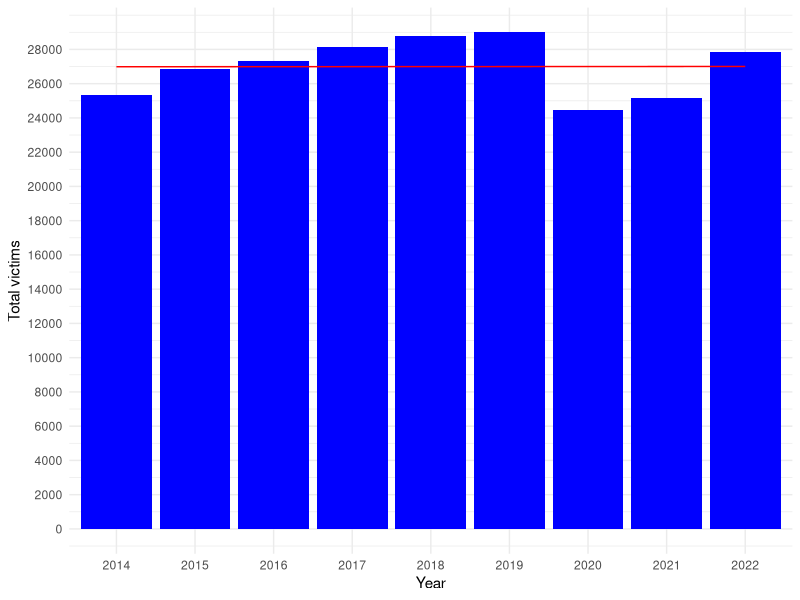
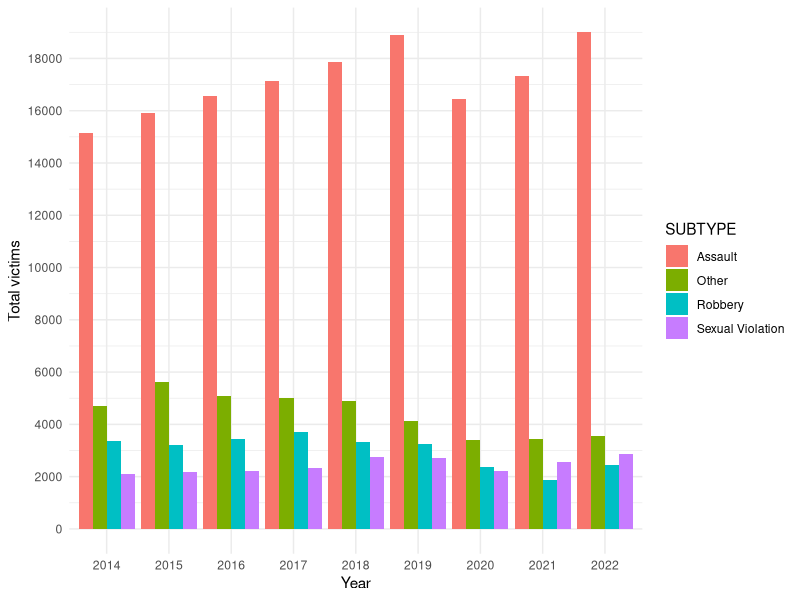
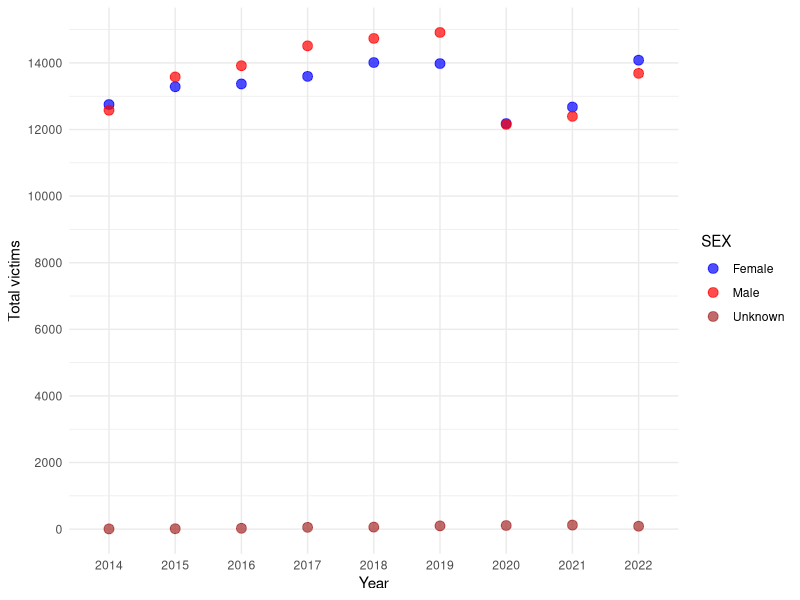
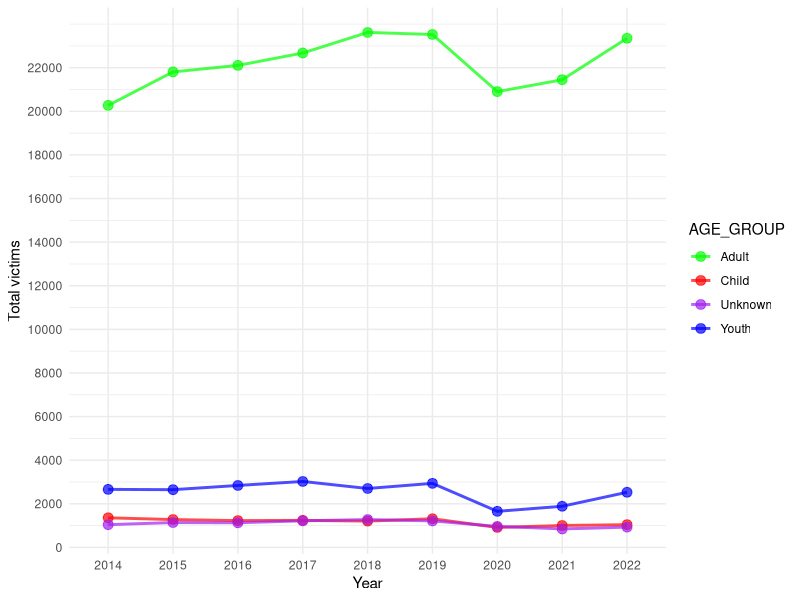
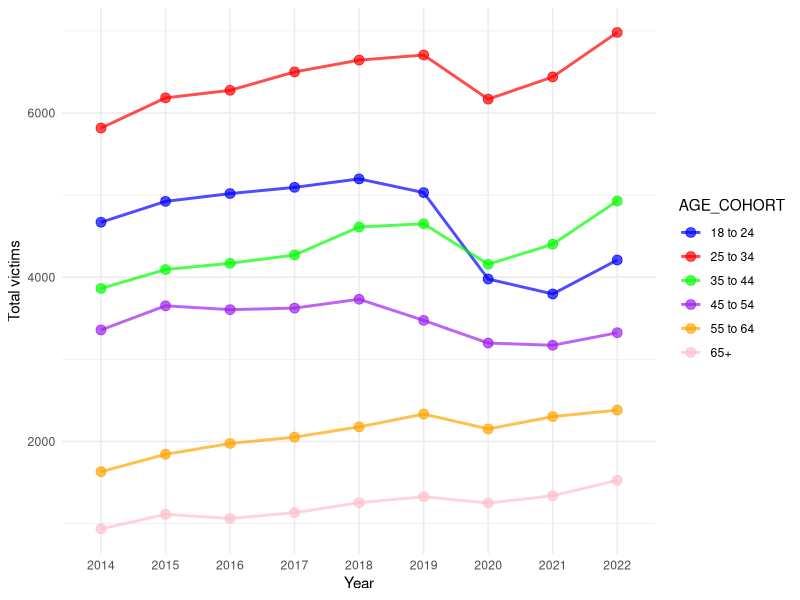

Reproduce these figures in R, in order.
## ---- chunk 1
knitr::opts_chunk$set(echo = FALSE, results ="hide", message = FALSE, warning = FALSE)
## ---- chunk 2
#| eval: true
#| warning: false
#| label: fig-1
#| fig-cap: "Graph of total number of victims per year (2014-2022)"


setwd("/cloud/project")
library("tidyverse")

# Read data
crime_data <- read_csv("output/data/edited_data.csv",show_col_types = FALSE) 
column_specifications <- spec(crime_data)
# Calculate total number of crimes reported per year
total_counts <- aggregate(COUNT_ ~ REPORT_YEAR, data = crime_data, sum)  
# Create a bar graph using ggplot2 
ggplot(total_counts, aes(x = as.factor(REPORT_YEAR), y = COUNT_)) +   
  geom_bar(stat = "identity", fill = "blue", alpha = 1) + 
   geom_line(aes(group = 1), stat = "smooth", method = "lm", se = FALSE, color = "red", linetype = "solid") +  # Add trendline
  labs(      
       x = "Year",        
       y = "Total victims") +  
  scale_y_continuous(breaks = seq(0, max(total_counts$COUNT_), by = 2000)) + # Set y-axis breaks
  theme_minimal()

## ---- chunk 3
#| eval: true
#| warning: false
#| label: fig-2
#| fig-cap: "Graph of total number of victims per year by type of crime (2014-2022)"

setwd("/cloud/project")
# Read data
crime_data <- read_csv("output/data/edited_data.csv", show_col_types = FALSE) 
column_specifications <- spec(crime_data)

# Aggregate total counts by REPORT_YEAR and SUBTYPE
subtype_counts <- aggregate(COUNT_ ~ REPORT_YEAR + SUBTYPE, data = crime_data, sum)

# Create a bar graph using ggplot2 with subtype on the bars
ggplot(subtype_counts, aes(x = as.factor(REPORT_YEAR), y = COUNT_, fill = SUBTYPE)) +
  geom_bar(stat = "identity", position = "dodge", alpha = 1.5) +
  labs(
       x = "Year",
       y = "Total victims") +
  scale_y_continuous(breaks = seq(0, max(subtype_counts$COUNT_), by = 2000)) +
  theme_minimal()

## ---- chunk 4
#| eval: true
#| warning: false
#| label: fig-3
#| fig-cap: "Graph of total number of victims per year by sex (2014-2022)"

setwd("/cloud/project")
# Read data
crime_data <- read_csv("output/data/edited_data.csv", show_col_types = FALSE) 
column_specifications <- spec(crime_data)

# Aggregate total counts by REPORT_YEAR and SEX 
sex_counts <- aggregate(COUNT_ ~ REPORT_YEAR + SEX, data = crime_data, sum)

# Create a scatter plot using ggplot2 with sex on the x-axis
ggplot(sex_counts, aes(x = as.factor(REPORT_YEAR), y = COUNT_, color = SEX)) +
  geom_point(size = 3, alpha = 0.7) +
  labs(
       x = "Year",
       y = "Total victims") +
  scale_y_continuous(breaks = seq(0, max(sex_counts$COUNT_), by = 2000)) +
  scale_color_manual(values = c("F" = "blue", "M" = "red", "U" = "brown"),
                     labels = c("F" = "Female", "M" = "Male", "U" = "Unknown")) +  # Specify colors and labels
  theme_minimal()


## ---- chunk 5
#| eval: true
#| warning: false
#| label: fig-4
#| fig-cap: "Graph of total number of victims per year by age group (2014-2022)"

setwd("/cloud/project")
# Read data
crime_data <- read_csv("output/data/edited_data.csv", show_col_types = FALSE) 
column_specifications <- spec(crime_data)

# Aggregate total counts by REPORT_YEAR and AGE_GROUP
age_counts <- aggregate(COUNT_ ~ REPORT_YEAR + AGE_GROUP, data = crime_data, sum)

# Create a line graph using ggplot2 with age_group on the x-axis
ggplot(age_counts, aes(x = as.factor(REPORT_YEAR), y = COUNT_, color = AGE_GROUP, group = AGE_GROUP)) +
  geom_line(linewidth = 1, alpha = 0.7) +
  geom_point(size = 3, alpha = 0.7) +
  labs(
       x = "Year",
       y = "Total victims") +
  scale_y_continuous(breaks = seq(0, max(age_counts$COUNT_), by = 2000)) +
  scale_color_manual(values = c("Youth" = "blue", "Child" = "red", "Adult" = "green", "Unknown" = "purple"),
                     labels = c("Youth" = "Youth", "Child" = "Child", "Adult" = "Adult", "Unknown" = "Unknown")) +  # Specify colors and labels
  theme_minimal()

## ---- chunk 6
#| eval: true
#| warning: false
#| label: fig-5
#| fig-cap: "Graph of total number of adult victims per year by age cohort (2014-2022)"

setwd("/cloud/project")

# Read data
crime_data <- read_csv("output/data/edited_data.csv", show_col_types = FALSE) 
column_specifications <- spec(crime_data)

# Define the order of age cohorts
age_order <- c("18 to 24", "25 to 34", "35 to 44", "45 to 54", "55 to 64", "65+")

# Filter out unwanted age cohorts
filtered_data <- subset(crime_data, !(AGE_COHORT %in% c("<12", "Unknown", "12 to 17")))

# Aggregate total counts by REPORT_YEAR, AGE_COHORT, and sum
age_counts <- aggregate(COUNT_ ~ REPORT_YEAR + AGE_COHORT, data = filtered_data, sum)

# Create a line graph using ggplot2 with age cohort on the x-axis
ggplot(age_counts, aes(x = as.factor(REPORT_YEAR), y = COUNT_, color = AGE_COHORT, group = AGE_COHORT)) +
  geom_line(linewidth = 1, alpha = 0.7) +
  geom_point(size = 3, alpha = 0.7) +
  labs(
    x = "Year",
    y = "Total victims"
  ) +
  scale_color_manual(values = c(
    "18 to 24" = "blue", "25 to 34" = "red", "35 to 44" = "green", 
    "45 to 54" = "purple", "55 to 64" = "orange", "65+" = "pink"
  )) +  # Specify colors
  theme_minimal()


